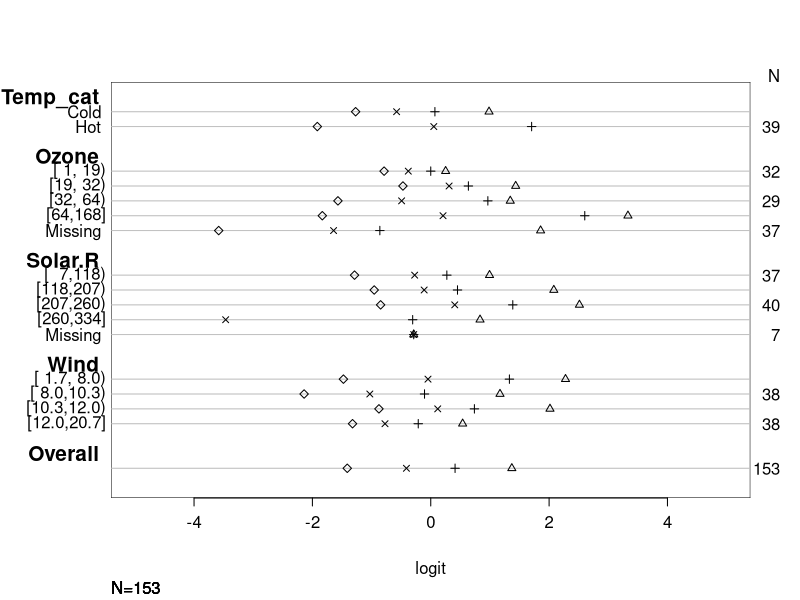
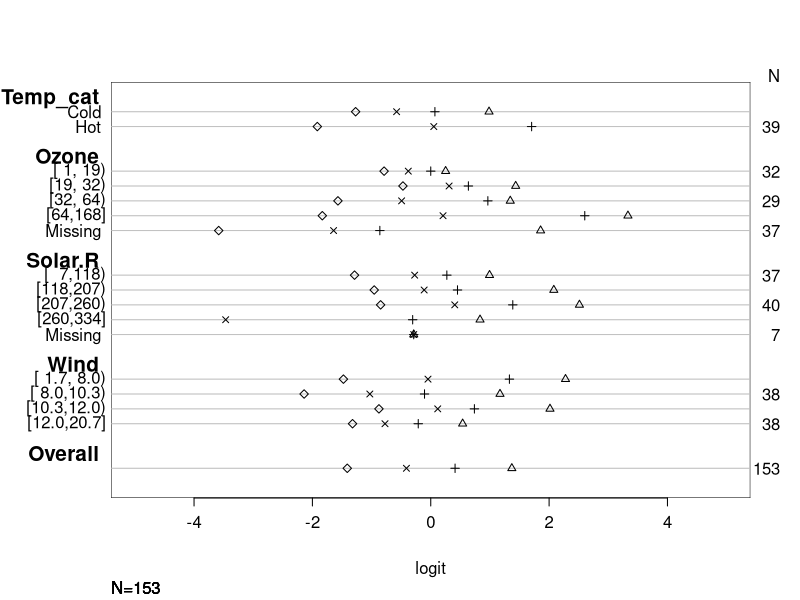

The R source for these figures, in order:
air<-airquality

# taken from https://stats.idre.ucla.edu/r/dae/ordinal-logistic-regression/

library(ordinal)

str(air)
#add a categorical variable to the data
air$Temp_cat<-air$Temp<85
air$Temp_cat<-factor(air$Temp_cat,c('TRUE','FALSE'))
levels(air$Temp_cat)<-c('Cold','Hot')
# set month as an ordinal factor
air$Month<-factor(air$Month,ordered = T)

### Method 1, using ordinal package ###
colnames(air)
fit<-clm(Month~Temp_cat+Ozone+Solar.R+Wind,data=air, link='logit')

convergence(fit)

# nominal test = for ordered independent vars, if sig, odds not proportional bw levels
nominal_test(fit)
# scale test = for unordered independent vars, if sig, odds not proportional bw levels (this model fails, unsurprisingly)
scale_test(fit)

levels(air$Month)
sf <- function(y) {
  c('Y>=5' = qlogis(mean(y >= 1)),
    'Y>=6' = qlogis(mean(y >= 2)),
    'Y>=7' = qlogis(mean(y >= 3)),
    'Y>=8' = qlogis(mean(y >= 4)),
    'Y>=9' = qlogis(mean(y >= 5)))
}
require(Hmisc)
# if proportional, diff bw levels should be equal across levels
(s <- with(air, summary(as.numeric(Month) ~ Temp_cat+Ozone+Solar.R+Wind, fun=sf)))
# distances bw points should be same for all levels of each factor (clearly not the case for this model)
plot(s, which=1:5, pch=1:5, xlab='logit', main=' ',xlim=c(-5,5))

# check predictions from model
predict(fit, type='class')

### Method 2, using 
library(MASS)
m <- polr(Month~Temp_cat+Ozone+Solar.R+Wind,data=air, Hess=TRUE)

# summary doesn't output p-values, so need to calculate them separately
summary(m)
(ctable <- coef(summary(m)))
p <- pnorm(abs(ctable[, "t value"]), lower.tail = FALSE) * 2
(ctable <- cbind(ctable, "p value" = p))
(ci <- confint(m)) 
# convert to odds ratios
exp(coef(m))
exp(cbind(OR = coef(m), ci))

levels(air$Month)
sf <- function(y) {
  c('Y>=5' = qlogis(mean(y >= 1)),
    'Y>=6' = qlogis(mean(y >= 2)),
    'Y>=7' = qlogis(mean(y >= 3)),
    'Y>=8' = qlogis(mean(y >= 4)),
    'Y>=9' = qlogis(mean(y >= 5)))
}
require(Hmisc)
# if proportional, diff bw levels should be equal across levels
(s <- with(air, summary(as.numeric(Month) ~ Temp_cat+Ozone+Solar.R+Wind, fun=sf)))
# distances bw points should be same for all levels of each factor (clearly not the case for this model)
plot(s, which=1:5, pch=1:5, xlab='logit', main=' ',xlim=c(-5,5))

# check predictions from model
predict(m, type='class')
